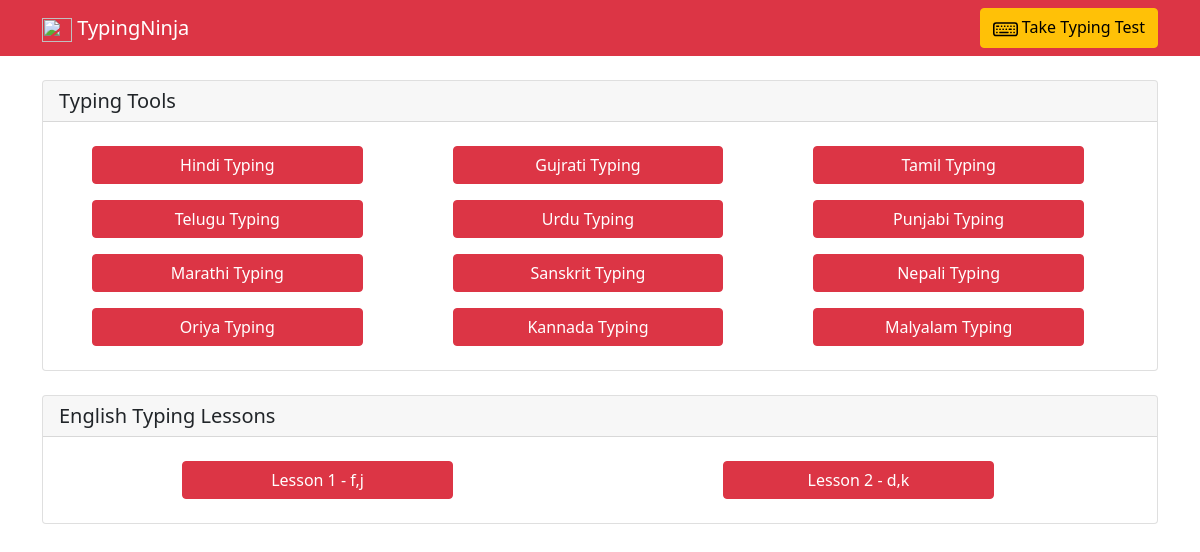
The page / on the database its author committed.
### tables this page shows
CREATE TABLE `typingtools` (
  `id` int(11) NOT NULL,
  `lang_name` varchar(200) NOT NULL,
  `lang_value` varchar(200) NOT NULL
);

CREATE TABLE `typinglessons` (
  `id` int(11) NOT NULL,
  `buttons` varchar(255) NOT NULL,
  `textw` text NOT NULL
);

### index.php (the view, shortened to what this page needs)
<!DOCTYPE html>
<html lang="en">
<head>
    <link href="https://cdn.jsdelivr.net/npm/bootstrap@5.0.0-beta2/dist/css/bootstrap.min.css" rel="stylesheet">
</head>
<body>
<nav class="navbar navbar-dark bg-danger">
  <div class="container">
    <a class="navbar-brand" href="#">
      <img src="img/logo.png" alt="" width="30" height="24" class="d-inline-block align-center">
      TypingNinja
    </a>
  <a href="typingtest.php" class="btn btn-warning"> Take Typing Test</a>
  </div>
</nav>
<div class="container">
<div class="card mt-4">
  <h5 class="card-header"></i> Typing Tools</h5>
  <div class="card-body d-flex justify-content-around col-12 row">
<?php
$query1="SELECT * FROM typingtools";
$run1=mysqli_query($db,$query1);
while($tool=mysqli_fetch_assoc($run1)){
    ?>
 <a href="typingtool.php?lang=<?=$tool['id']?>" class="btn btn-danger col-3 m-2"><?=$tool['lang_name']?> Typing</a>
    <?php
}
?>
  </div>
</div>
<div class="card mt-4">
  <h5 class="card-header"></i>English Typing Lessons</h5>
  <div class="card-body d-flex justify-content-around col-12 row">
<?php
$query2="SELECT * FROM typinglessons";
$run2=mysqli_query($db,$query2);
$count=1;
while($ls=mysqli_fetch_assoc($run2)){
    ?>
 <a href="viewlesson.php?lesson=<?=$ls['id']?>&n=<?=$count?>" class="btn btn-danger col-3 m-2">Lesson <?=$count?> - <?=$ls['buttons']?></a>
    <?php
    $count++;
}
?>
  </div>
</div>
</div>
</body>
</html>

### rows shown on the page
typingtools: lang_name "Hindi"
typingtools: lang_name "Gujrati"
typingtools: lang_name "Tamil"
typingtools: lang_name "Telugu"
typingtools: lang_name "Urdu"
typingtools: lang_name "Punjabi"
typingtools: lang_name "Marathi"
typingtools: lang_name "Sanskrit"
typingtools: lang_name "Nepali"
typingtools: lang_name "Oriya"
typingtools: lang_name "Kannada"
typingtools: lang_name "Malyalam"
typinglessons: buttons "f,j"
typinglessons: buttons "d,k"
